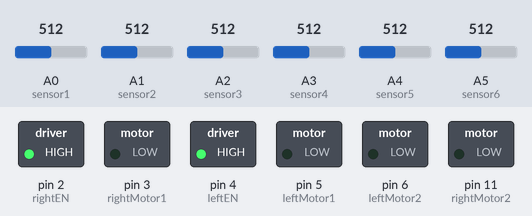
The sketch below on a simulated Arduino Uno, built with avr-gcc and run on an emulated ATmega328P. On the bench: switched loads named in the sketch (green lamp = pin HIGH). The test bench sets the inputs (shaded band); at power-on: A0 (sensor1) = 512, A1 (sensor2) = 512, A2 (sensor3) = 512, A3 (sensor4) = 512, A4 (sensor5) = 512, A5 (sensor6) = 512.

Above: at 0.1 s.
Timing chart, 0 to 1.6 s (numbered marks = the images above):
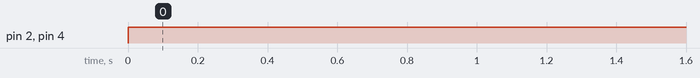

Measured:
- by itself, pin 2 (rightEN), pin 4 (leftEN): LOW → HIGH at 0.00 s

The sketch:

Mitsal_Fabian_Nadhiem_6702193063_Program_Motor_DC.ino
```cpp
//deklarasi pin sensor
int sensor1 = A0;
int sensor2 = A1;
int sensor3 = A2;
int sensor4 = A3;
int sensor5 = A4;
int sensor6 = A5;
int dataSensor[6];

//deklarasi pin enable
int leftEN = 4;
int rightEN = 2;

//deklarasi pin motor kiri
int leftMotor1 = 5;
int leftMotor2 = 6;

//deklarasi pin motor kanan
int rightMotor1 = 3;
int rightMotor2 = 11;

void setup()
{
  //inisialisasi pin sensor
  pinMode(sensor1, INPUT);
  pinMode(sensor2, INPUT);
  pinMode(sensor3, INPUT);
  pinMode(sensor4, INPUT);
  pinMode(sensor5, INPUT);
  pinMode(sensor6, INPUT);

  //inisialisasi pin enable
  pinMode(leftEN, OUTPUT);
  pinMode(rightEN, OUTPUT);

  //inisialisasi pin motor kiri
  pinMode(leftMotor1, OUTPUT);
  pinMode(leftMotor2, OUTPUT);

  //inisialisasi pin motor kanan
  pinMode(rightMotor1, OUTPUT);
  pinMode(rightMotor2, OUTPUT);

  Serial.begin(9600);
}

void readSensor(){
  dataSensor[0] = analogRead(sensor1);
  dataSensor[1] = analogRead(sensor2);
  dataSensor[2] = analogRead(sensor3);
  dataSensor[3] = analogRead(sensor4);
  dataSensor[4] = analogRead(sensor5);
  dataSensor[5] = analogRead(sensor6);
}

void loop()
{
  //maxData = 686
  //minData = 33
  readSensor();

  //sensor 1 & 2 mendeteksi gelap
  if(dataSensor[0] < 35 && dataSensor[1] < 35 && dataSensor[2] > 35 && dataSensor[3] > 35 && dataSensor[4] > 35 && dataSensor[5] > 35){
    digitalWrite(rightEN, HIGH);
  	digitalWrite(rightMotor1, HIGH);
    digitalWrite(rightMotor2, LOW);

    digitalWrite(leftEN, HIGH);
    digitalWrite(leftMotor1, LOW);
    digitalWrite(leftMotor2, LOW);
  }

  //sensor 3 & 4 mendeteksi gelap
  if(dataSensor[0] > 35 && dataSensor[1] > 35 && dataSensor[2] < 35 && dataSensor[3] < 35 && dataSensor[4] > 35 && dataSensor[5] > 35){
   	digitalWrite(rightEN, HIGH);
  	digitalWrite(rightMotor1, HIGH);
    digitalWrite(rightMotor2, LOW);

    digitalWrite(leftEN, HIGH);
    digitalWrite(leftMotor1, HIGH);
    digitalWrite(leftMotor2, LOW);
  }

  //sensor 5 & 6 mendeteksi gelap
  if(dataSensor[0] > 35 && dataSensor[1] > 35 && dataSensor[2] > 35 && dataSensor[3] > 35 && dataSensor[4] < 35 && dataSensor[5] < 35){
    digitalWrite(rightEN, HIGH);
  	digitalWrite(rightMotor1, LOW);
    digitalWrite(rightMotor2, LOW);

    digitalWrite(leftEN, HIGH);
    digitalWrite(leftMotor1, HIGH);
    digitalWrite(leftMotor2, LOW);
  }

  //semua sensor tidak mendeteksi gelap
  if(dataSensor[0] >35 && dataSensor[1] > 35 && dataSensor[2] > 35 && dataSensor[3] > 35 && dataSensor[4] > 35 && dataSensor[5] > 35){
   digitalWrite(rightEN, HIGH);
  	digitalWrite(rightMotor1, LOW);
    digitalWrite(rightMotor2, LOW);

    digitalWrite(leftEN, HIGH);
    digitalWrite(leftMotor1, LOW);
    digitalWrite(leftMotor2, LOW);
  }
}
```
